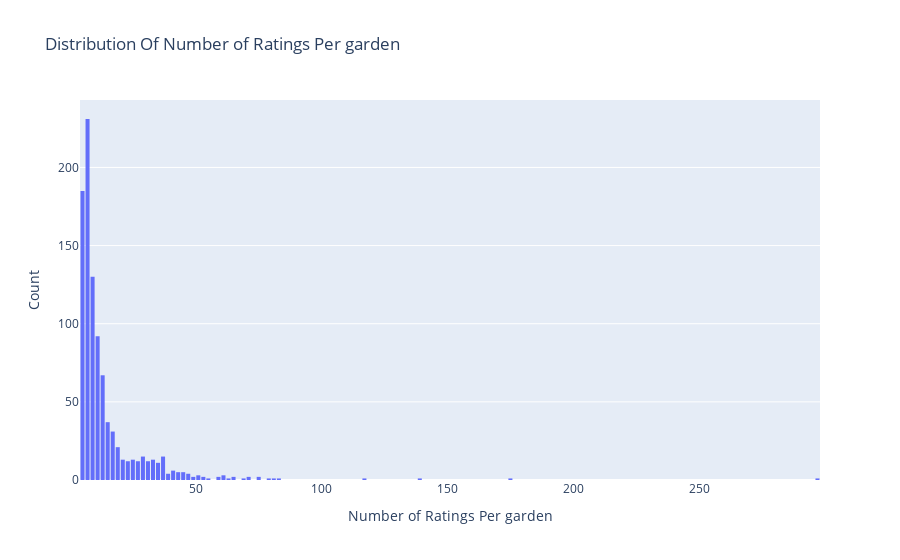

Notebook code cell kept with this figure:
### Markdown cell above
### Numbers of ratings per patio, lawn and garden

The following analysis checks how many ratings (interactions) each category has.

### Code cell
# Number of ratings per garden equipment
data = df.groupby('asin')['overall'].count()

# Create trace
trace = go.Histogram(x = data.values,
                     name = 'Ratings',
                     xbins = dict(start = 0,size = 2))
# Create layout
layout = go.Layout(title = 'Distribution Of Number of Ratings Per garden',
                   xaxis = dict(title = 'Number of Ratings Per garden'),
                   yaxis = dict(title = 'Count'),
                   bargap = 0.2)

# Create plot
fig = go.Figure(data=[trace], layout=layout)
iplot(fig)

### Figure 1 — Plotly figure (JSON) as saved in the notebook; plotly's stock layout.template omitted (floating-point values rounded to 4 significant figures; data arrays with more than 128 entries replaced by an {"elided": "..."} marker saying what was removed)
{"data": [{"name": "Ratings", "type": "histogram", "x": {"elided": "962 int values"}, "xbins": {"size": 2, "start": 0}}], "layout": {"bargap": 0.2, "title": {"text": "Distribution Of Number of Ratings Per garden"}, "xaxis": {"title": {"text": "Number of Ratings Per garden"}}, "yaxis": {"title": {"text": "Count"}}}}
